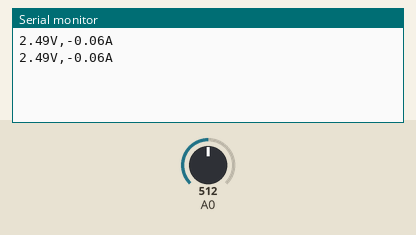
Recording of a sketch running on a simulated Arduino Uno, built with avr-gcc and run on an emulated ATmega328P. Shown: the last lines printed to the serial monitor. The inputs (shaded band) are chosen by the test bench; at power-on: A0 = 512. No radio packets arrive unless stated.

Above: at 1.2 s.
1.3 s: A0 set to 716
At 2.0 s:
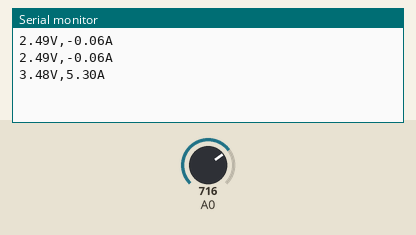
2.8 s: A0 set to 900
At 3.3 s:
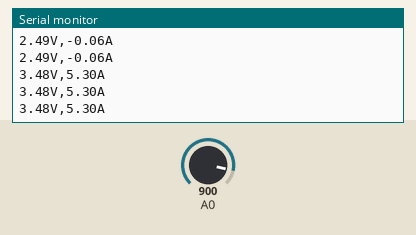
Timing chart, 0 to 5.8 s (numbered marks = the images above; inputs shaded):
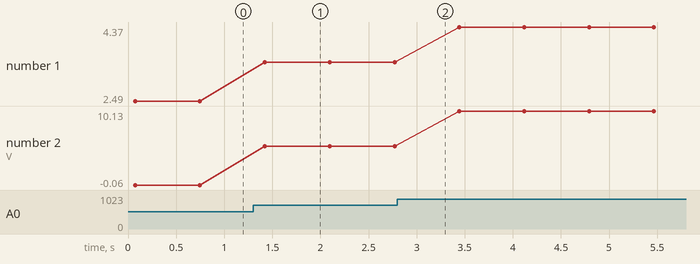

Measured:
- after the input at 1.3 s, the serial monitor: prints a new line after 0.12 s (image 1)
- plotted number 1: 2.49 → 3.48 after the input at 1.3 s, 3.48 → 4.37 after the input at 2.8 s
- plotted number 2: -0.06 → 5.3 after the input at 1.3 s, 5.3 → 10.13 after the input at 2.8 s

The sketch:

current_transimeter.ino
```cpp
#include <RH_ASK.h>
// Include dependant SPI Library
#include <SPI.h>
int Reading=0;
float volt=0.00;
float Sum;
float current =0.00;
String str_volt , str_current;
//float Power;
// Define output strings
String str_out;
// Create Amplitude Shift Keying Object
RH_ASK rf_driver;
void setup() {
  // Initialize ASK Object
  rf_driver.init();
Serial.begin(9600);
 pinMode (A0,INPUT);}
void loop()
{ Sum=0.0;
  for(int i=0;i<100;i++){
  Reading=analogRead(A0);
  volt=Reading*4.86E-3;
  Sum=Sum+volt;}
  volt=Sum/100.0;
  current=(( volt-2.5)/0.185);
/* Power=12.0*current;
Serial.print("Power=");
Serial.print(Power);
Serial.print("watt");
Serial.print("\t");*/
    str_volt = String(volt);
    str_current = String(current);
    str_out = str_volt + "V" + "," + str_current + "A" ;
    // Compose output character
    static char *msg = str_out.c_str();
    rf_driver.send((uint8_t *)msg, strlen(msg));
    rf_driver.waitPacketSent();
Serial.println(str_out);
    delay(600);
}
```
